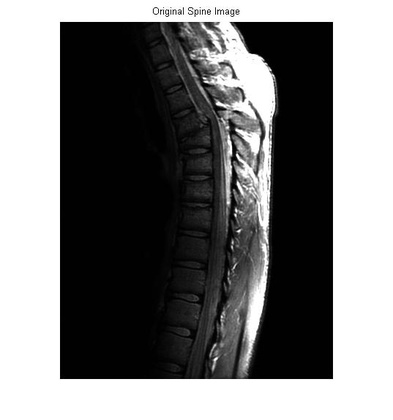
%> input picture Assignments/pr22_orginalspine.jpg, 393 x 420 px, shrunk from 537 x 574 before the run
$ octave second_assingment2.m   (GNU Octave 9; MATLAB toolbox functions it lacks are replaced by stand-ins)
%> lines starting %> are read from the running program, lines starting %| are printed output that depends on the picture
RGB=imread('D:\Documents\DIP Lab\pr22_orginalspine.jpg');
%> RGB is the input picture: size 420x393x3 uint8; min 0, max 255, mean 123.3
I=rgb2gray(RGB);
I=im2double(I);
%> I: size 420x393 double
[m n] = size(I);
%> m = 420; n = 393
c = 2;
g =[0.5 0.7 0.9 1 2 3 4 5 6];

for r=1:length(g)
for p = 1 : m
    for q = 1 : n
        I3(p, q) = c * I(p, q).^ g(r);
    end
end
figure, imshow(I3);title('Power-law transformation');xlabel('Gamma='),xlabel(g(r));
end
%> this loop made 9 passes
%> pass 1, `imshow(I3)`:
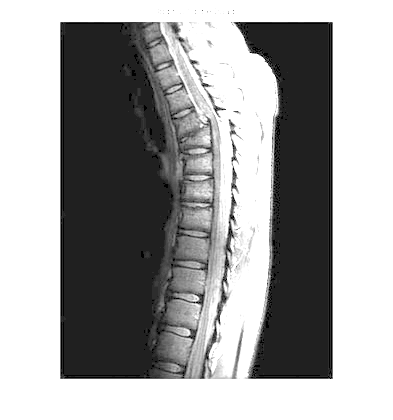
%> displayed picture: size 420x393, on the screen's scale of 0 to 255; min 0, max 255, mean 161.1
%> pass 2, `imshow(I3)`:
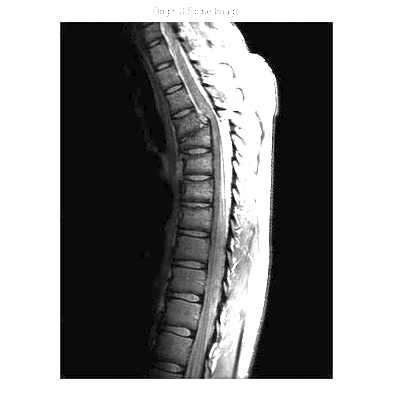
%> displayed picture: size 420x393, on the screen's scale of 0 to 255; min 0, max 255, mean 145.3
%> after the loop:
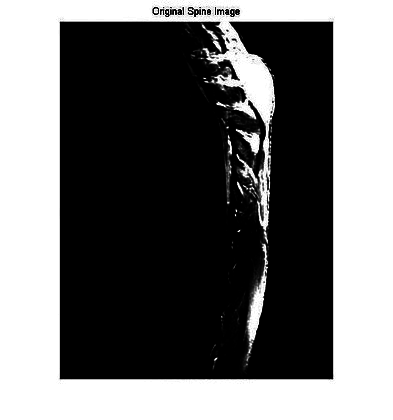
%> I3: size 420x393 double; min 0, max 2, mean 0.871; drawn with min black and max white

$ run again, with Assignments/prb24_originalImage.jpg copied over Assignments/pr22_orginalspine.jpg
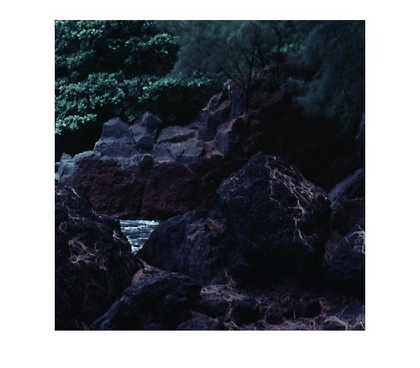
%> input picture Assignments/prb24_originalImage.jpg, 420 x 368 px, shrunk from 629 x 551 before the run
%> RGB is the input picture: size 368x420x3 uint8; mean R, G, B 109.6, 112.9, 118.2
%> the loop `for r=1:length(g)` made 9 passes
%> pass 1, `imshow(I3)`:
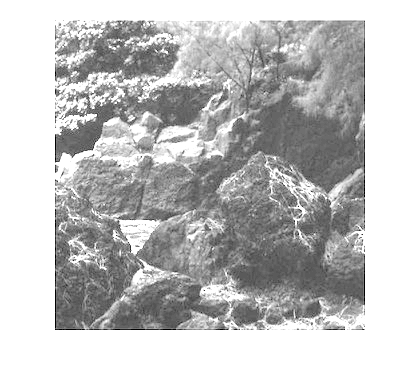
%> displayed picture: size 368x420, on the screen's scale of 0 to 255; min 0, max 255, mean 190.7
%> after the loop `for r=1:length(g)`:
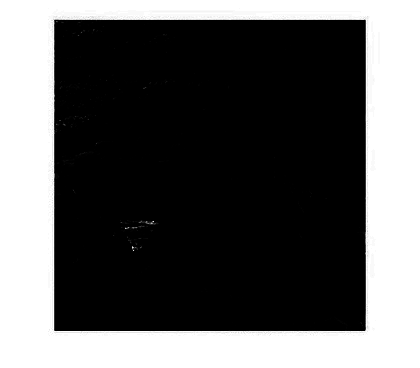
%> I3: size 368x420 double; min 0, max 2, mean 0.744; drawn with min black and max white
